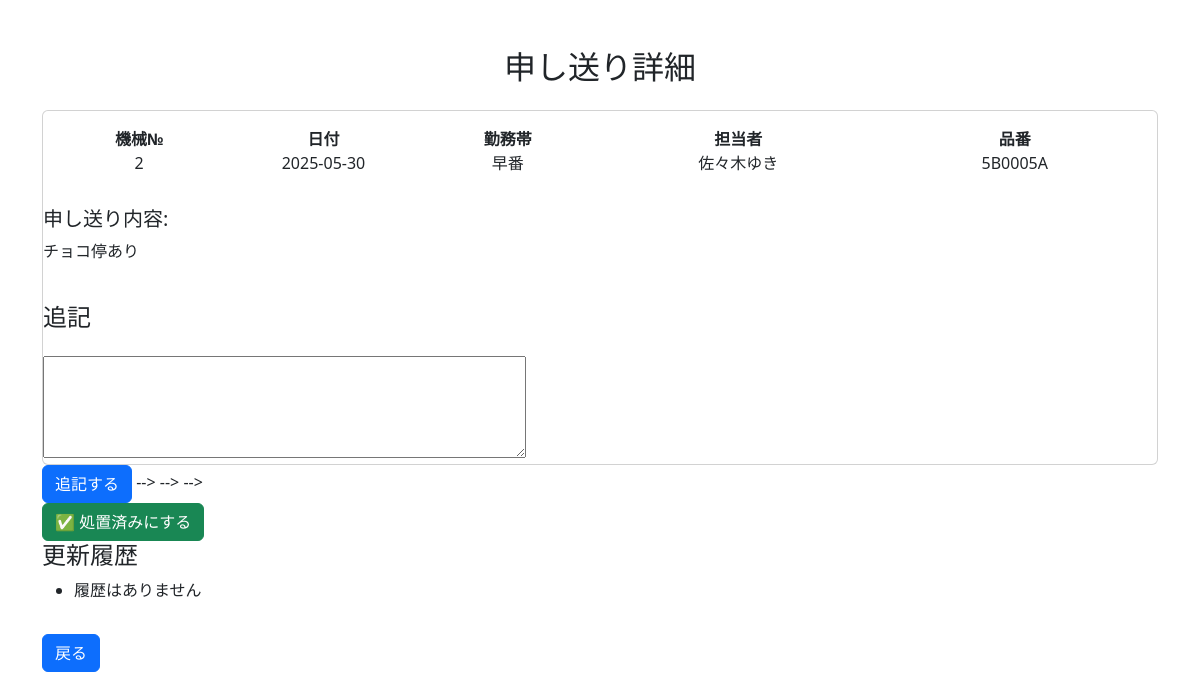
The app's page /show/36 (signed in) with its own data.
### tables this page shows
CREATE TABLE work_notes (
        id INTEGER PRIMARY KEY AUTOINCREMENT,
        machine_no TEXT NOT NULL,           -- 機械番号
        date DATE NOT NULL,                 -- 日付
        shift TEXT NOT NULL,                -- 勤務帯（例：早番、遅番など）
        operator TEXT NOT NULL,             -- 担当者
        product_no TEXT NOT NULL,           -- 品番
        note TEXT NOT NULL,                 -- 申し送り内容
        created_at TIMESTAMP DEFAULT CURRENT_TIMESTAMP,
        updated_at TIMESTAMP DEFAULT CURRENT_TIMESTAMP
    , additional_note TEXT, updated_by TEXT, updater TEXT, resolved BOOLEAN DEFAULT 0, status TEXT DEFAULT 'no_issue', resolved_by TEXT);

### app.py (the view)
@app.route("/show/<int:id>")
def show(id):
    if "user_id" not in session:
        return redirect(url_for("login"))
    else:
        note = show_work_note(id)
        histories = get_note_history(id)  # ✅ 履歴も取得
        return render_template("show.html", note=note, histories=histories)

### database.py (called while the page is built)
def get_connection_db():
    conn = sqlite3.connect("todo.db")
    conn.row_factory = sqlite3.Row
    return conn

def show_work_note(note_id):
    conn = get_connection_db()
    c = conn.cursor()
    c.execute("""
        SELECT id, machine_no, date, shift, operator, product_no, note, updater, updated_at, resolved
        FROM work_notes
        WHERE id = ?
    """, (note_id,)
    )
    row = c.fetchone()
    conn.close()
    return row

def get_note_history(note_id):
    conn = get_connection_db()
    c = conn.cursor()
    c.execute(
        """
        SELECT note_text, updated_at, updated_by
        FROM note_histories
        WHERE note_id = ?
        ORDER BY updated_at DESC
    """,
        (note_id,),
    )
    histories = c.fetchall()
    conn.close()
    return histories

### templates/show.html (shortened to what this page needs)
<!DOCTYPE html>
<html lang="ja">
<head>
    <link href="https://cdn.jsdelivr.net/npm/bootstrap@5.3.0/dist/css/bootstrap.min.css" rel="stylesheet">
</head>
<body>
    <div class="container mt-5">
        <h2 class="mb-4 text-center">申し送り詳細</h2>
        <div class="card">
            <div class="card-body">
                <div class="row text-center mb-3">
                    <div class="col-md-2">
                        <strong>機械№</strong><br>
                        {{ note['machine_no'] }}
                    </div>
                    <div class="col-md-2">
                        <strong>日付</strong><br>
                        {{ note['date'] }}
                    </div>
                    <div class="col-md-2">
                        <strong>勤務帯</strong><br>
                        {{ note['shift'] }}
                    </div>
                    <div class="col-md-3">
                        <strong>担当者</strong><br>
                        {{ note['operator'] }}
                    </div>
                    <div class="col-md-3">
                        <strong>品番</strong><br>
                        {{ note['product_no'] }}
                    </div>
                </div>
            </div>
            <h5 class="card-title">申し送り内容:</h5>
            <p class="card-text">{{ note['note'] }}</p>
            <h4 class="mt-4">追記</h4>
            <form method="post" action="{{ url_for('update_note', id=note['id']) }}">
                <textarea name="additional_note" rows="4" cols="50"></textarea><br>
        </div>
        <button type="submit" class="btn btn-primary">追記する</button>
             -->
         --> -->
         <form method="post" action="{{ url_for('resolve_note', id=note['id']) }}">
            {% if "問題なし" not in note['note'] and not note['resolved'] %}
            <button class="btn btn-success" type="submit">✅ 処置済みにする</button>
            {% endif %}
        </form>
        <h4>更新履歴</h4>
        <ul>
            {% for h in histories %}
            <li>
                <strong>{{ h['updated_by'] }}</strong>（{{ h['updated_at'] }}）<br>
                <pre>{{ h['note_text'] }}</pre>
            </li>
            {% else %}
            <li>履歴はありません</li>
            {% endfor %}
        </ul>
        <a href="{{ url_for('index') }}" class="btn btn-primary mt-3">戻る</a>
    </div>
</body>
</html>

### records on screen
work_notes: machine_no "2", date "2025-05-30", shift "早番", operator "佐々木ゆき", product_no "5B0005A", note "チョコ停あり"
